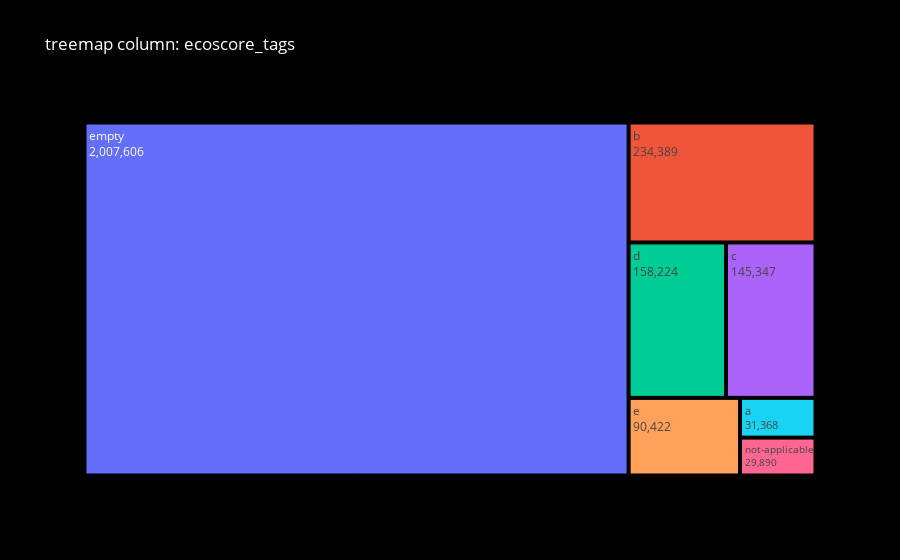
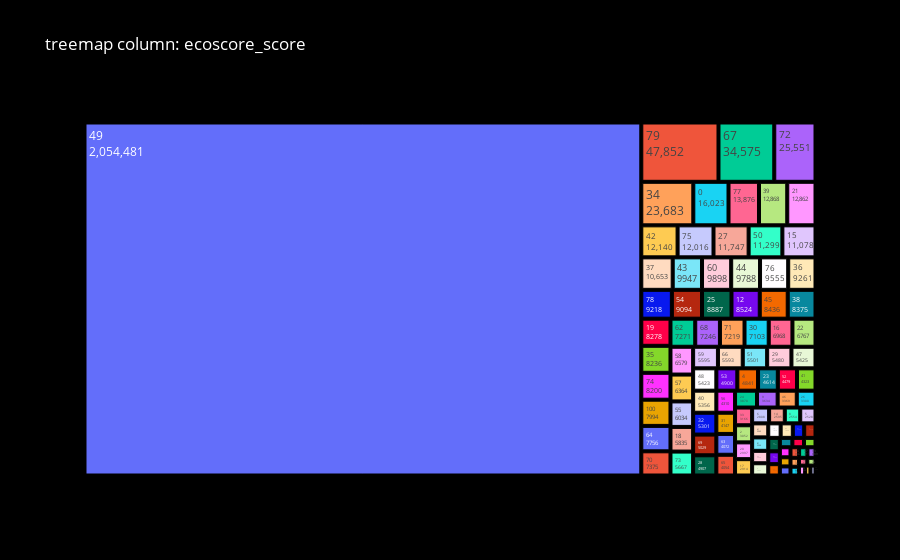
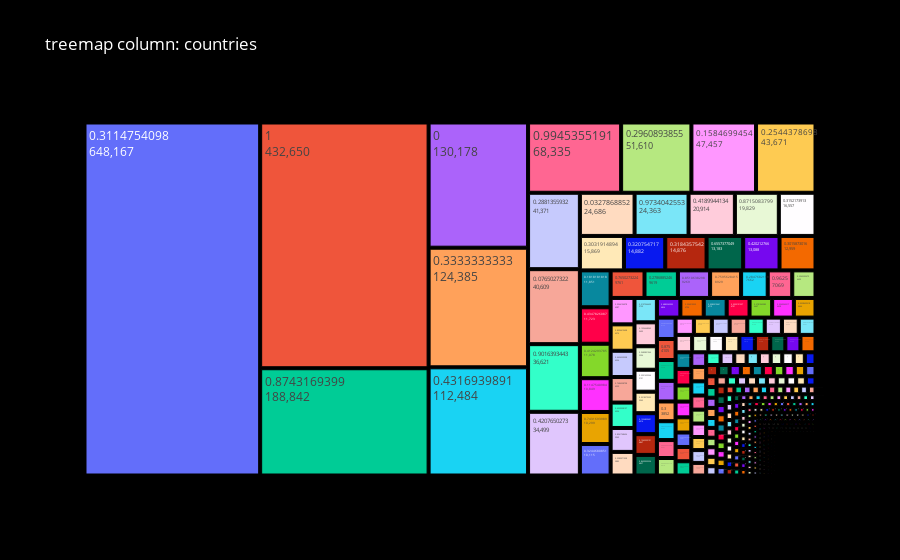
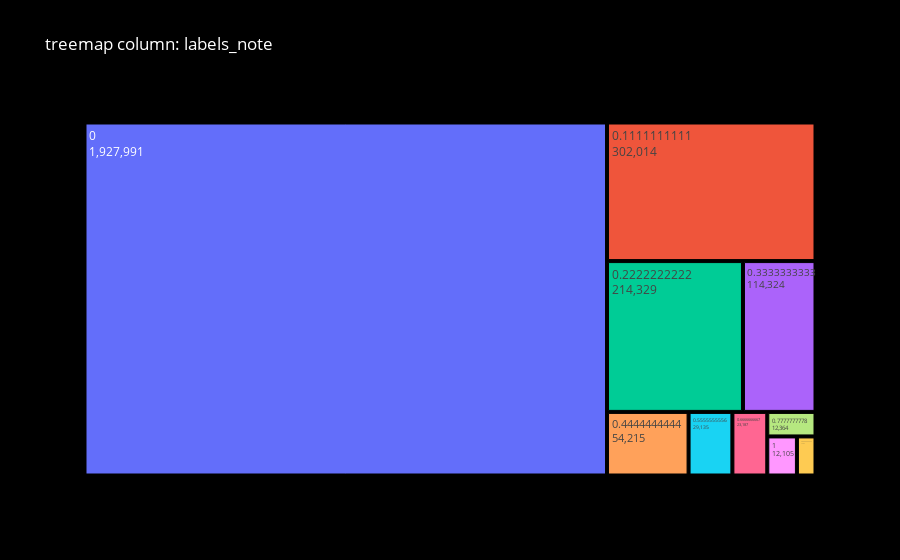

Source (notebook cell) for these figures, in order:
### Code cell
colonnes_a_travailler = ['ecoscore_tags', 'ecoscore_score', 'countries', 'labels_note']  
df = load_jsonl_to_dataframe(file_path)
for column in colonnes_a_travailler:
    create_treemap_for_column(df, column)

### Figure 1 — Plotly figure (JSON) as saved in the notebook; plotly's stock layout.template omitted (floating-point values rounded to 4 significant figures)
{"data": [{"labels": ["empty", "b", "d", "c", "e", "a", "not-applicable"], "parents": ["", "", "", "", "", "", ""], "textinfo": "label+value", "type": "treemap", "values": [2007606, 234389, 158224, 145347, 90422, 31368, 29890]}], "layout": {"font": {"color": "white"}, "paper_bgcolor": "black", "plot_bgcolor": "grey", "title": {"text": "treemap column: ecoscore_tags"}}}

### Figure 2 — Plotly figure (JSON) as saved in the notebook; plotly's stock layout.template omitted (floating-point values rounded to 4 significant figures)
{"data": [{"labels": [49, 79, 67, 72, 34, 0, 77, 39, 21, 42, 75, 27, 50, 15, 37, 43, 60, 44, 76, 36, 78, 54, 25, 12, 45, 38, 19, 35, 74, 100, 64, 70, 62, 68, 71, 30, 16, 22, 58, 57, 55, 18, 73, 59, 66, 51, 29, 47, 48, 40, 32, 69, 28, 53, 4, 23, 52, 41, 56, 31, 63, 65, 24, 9, 46, 26, 33, 2, 20, 17, 6, 14, 8, 5, 61, 81, 85, 3, 13, 80, 91, 1, 83, 82, 90, 11, 84, 88, 10, 92, 89, 94, 87, 93, 7, 86, 96, 95, 99, 97, 98, 78.42], "parents": ["", "", "", "", "", "", "", "", "", "", "", "", "", "", "", "", "", "", "", "", "", "", "", "", "", "", "", "", "", "", "", "", "", "", "", "", "", "", "", "", "", "", "", "", "", "", "", "", "", "", "", "", "", "", "", "", "", "", "", "", "", "", "", "", "", "", "", "", "", "", "", "", "", "", "", "", "", "", "", "", "", "", "", "", "", "", "", "", "", "", "", "", "", "", "", "", "", "", "", "", "", ""], "textinfo": "label+value", "type": "treemap", "values": [2054481, 47852, 34575, 25551, 23683, 16023, 13876, 12868, 12862, 12140, 12016, 11747, 11299, 11078, 10653, 9947, 9898, 9788, 9555, 9261, 9218, 9094, 8887, 8524, 8436, 8375, 8278, 8236, 8200, 7994, 7756, 7375, 7271, 7246, 7219, 7103, 6968, 6767, 6579, 6364, 6034, 5835, 5667, 5595, 5593, 5501, 5480, 5425, 5423, 5356, 5301, 5029, 4907, 4900, 4841, 4614, 4479, 4323, 4310, 4147, 4072, 4054, 3870, 3634, 3369, 3300, 3166, 3052, 2997, 2914, 2808, 2595, 2554, 2528, 2365, 2264, 2095, 2062, 1878, 1844, 1725, 1710, 1631, 1559, 1373, 1233, 1145, 1132, 1115, 1014, 1008, 947, 915, 889, 792, 778, 677, 668, 635, 553, 522, 1]}], "layout": {"font": {"color": "white"}, "paper_bgcolor": "black", "plot_bgcolor": "grey", "title": {"text": "treemap column: ecoscore_score"}}}

### Figure 3 — Plotly figure (JSON) as saved in the notebook; plotly's stock layout.template omitted (floating-point values rounded to 4 significant figures; data arrays with more than 128 entries replaced by an {"elided": "..."} marker saying what was removed)
{"data": [{"labels": {"elided": "932 float values"}, "parents": {"elided": "932 str values"}, "textinfo": "label+value", "type": "treemap", "values": {"elided": "932 int values"}}], "layout": {"font": {"color": "white"}, "paper_bgcolor": "black", "plot_bgcolor": "grey", "title": {"text": "treemap column: countries"}}}

### Figure 4 — Plotly figure (JSON) as saved in the notebook; plotly's stock layout.template omitted (floating-point values rounded to 4 significant figures)
{"data": [{"labels": [0, 0.1111, 0.2222, 0.3333, 0.4444, 0.5556, 0.6667, 0.7778, 1, 0.8889], "parents": ["", "", "", "", "", "", "", "", "", ""], "textinfo": "label+value", "type": "treemap", "values": [1927991, 302014, 214329, 114324, 54215, 29135, 23187, 12364, 12105, 7582]}], "layout": {"font": {"color": "white"}, "paper_bgcolor": "black", "plot_bgcolor": "grey", "title": {"text": "treemap column: labels_note"}}}
